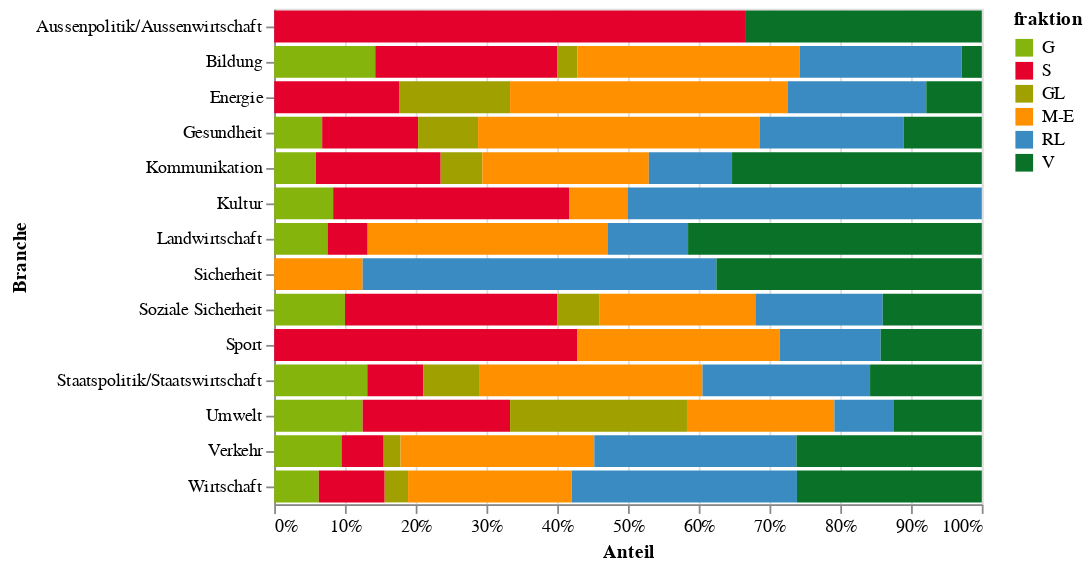

Notebook code cell kept with this figure:
### Code cell
alt.Chart(source).mark_bar().encode(
    x=alt.X('count', title='Anteil', stack='normalize', axis=alt.Axis(format='%')),
    y=alt.Y('branche', title='Branche'),
    color=alt.Color('fraktion', scale=alt.Scale(domain=['G','S','GL','M-E','RL','V'], range=['#85B50C','#E4022D','#A0A000','#FF9100','#3A8BC1','#0A7228'])),
    order=alt.Order('color_fraktion_sort_index:Q'),
)

### Figure 1 — Vega-Lite specification as saved in the notebook (floating-point values rounded to 4 significant figures)
{"config": {"view": {"continuousWidth": 400, "continuousHeight": 300}}, "data": {"name": "data-7e24e197c5910a3c47859f880947a37f"}, "mark": "bar", "encoding": {"color": {"field": "fraktion", "scale": {"domain": ["G", "S", "GL", "M-E", "RL", "V"], "range": ["#85B50C", "#E4022D", "#A0A000", "#FF9100", "#3A8BC1", "#0A7228"]}, "type": "nominal"}, "order": {"field": "color_fraktion_sort_index", "type": "quantitative"}, "x": {"axis": {"format": "%"}, "field": "count", "stack": "normalize", "title": "Anteil", "type": "quantitative"}, "y": {"field": "branche", "title": "Branche", "type": "nominal"}}, "$schema": "https://vega.github.io/schema/vega-lite/v4.17.0.json", "datasets": {"data-7e24e197c5910a3c47859f880947a37f": [{"branche": "Aussenpolitik/Aussenwirtschaft", "fraktion": "S", "count": 2}, {"branche": "Aussenpolitik/Aussenwirtschaft", "fraktion": "V", "count": 1}, {"branche": "Bildung", "fraktion": "G", "count": 5}, {"branche": "Bildung", "fraktion": "S", "count": 9}, {"branche": "Bildung", "fraktion": "GL", "count": 1}, {"branche": "Bildung", "fraktion": "M-E", "count": 11}, {"branche": "Bildung", "fraktion": "RL", "count": 8}, {"branche": "Bildung", "fraktion": "V", "count": 1}, {"branche": "Energie", "fraktion": "S", "count": 9}, {"branche": "Energie", "fraktion": "GL", "count": 8}, {"branche": "Energie", "fraktion": "M-E", "count": 20}, {"branche": "Energie", "fraktion": "RL", "count": 10}, {"branche": "Energie", "fraktion": "V", "count": 4}, {"branche": "Gesundheit", "fraktion": "G", "count": 8}, {"branche": "Gesundheit", "fraktion": "S", "count": 16}, {"branche": "Gesundheit", "fraktion": "GL", "count": 10}, {"branche": "Gesundheit", "fraktion": "M-E", "count": 47}, {"branche": "Gesundheit", "fraktion": "RL", "count": 24}, {"branche": "Gesundheit", "fraktion": "V", "count": 13}, {"branche": "Kommunikation", "fraktion": "G", "count": 1}, {"branche": "Kommunikation", "fraktion": "S", "count": 3}, {"branche": "Kommunikation", "fraktion": "GL", "count": 1}, {"branche": "Kommunikation", "fraktion": "M-E", "count": 4}, {"branche": "Kommunikation", "fraktion": "RL", "count": 2}, {"branche": "Kommunikation", "fraktion": "V", "count": 6}, {"branche": "Kultur", "fraktion": "G", "count": 1}, {"branche": "Kultur", "fraktion": "S", "count": 4}, {"branche": "Kultur", "fraktion": "M-E", "count": 1}, {"branche": "Kultur", "fraktion": "RL", "count": 6}, {"branche": "Landwirtschaft", "fraktion": "G", "count": 4}, {"branche": "Landwirtschaft", "fraktion": "S", "count": 3}, {"branche": "Landwirtschaft", "fraktion": "M-E", "count": 18}, {"branche": "Landwirtschaft", "fraktion": "RL", "count": 6}, {"branche": "Landwirtschaft", "fraktion": "V", "count": 22}, {"branche": "Sicherheit", "fraktion": "M-E", "count": 1}, {"branche": "Sicherheit", "fraktion": "RL", "count": 4}, {"branche": "Sicherheit", "fraktion": "V", "count": 3}, {"branche": "Soziale Sicherheit", "fraktion": "G", "count": 5}, {"branche": "Soziale Sicherheit", "fraktion": "S", "count": 15}, {"branche": "Soziale Sicherheit", "fraktion": "GL", "count": 3}, {"branche": "Soziale Sicherheit", "fraktion": "M-E", "count": 11}, {"branche": "Soziale Sicherheit", "fraktion": "RL", "count": 9}, {"branche": "Soziale Sicherheit", "fraktion": "V", "count": 7}, {"branche": "Sport", "fraktion": "S", "count": 6}, {"branche": "Sport", "fraktion": "M-E", "count": 4}, {"branche": "Sport", "fraktion": "RL", "count": 2}, {"branche": "Sport", "fraktion": "V", "count": 2}, {"branche": "Staatspolitik/Staatswirtschaft", "fraktion": "G", "count": 5}, {"branche": "Staatspolitik/Staatswirtschaft", "fraktion": "S", "count": 3}, {"branche": "Staatspolitik/Staatswirtschaft", "fraktion": "GL", "count": 3}, {"branche": "Staatspolitik/Staatswirtschaft", "fraktion": "M-E", "count": 12}, {"branche": "Staatspolitik/Staatswirtschaft", "fraktion": "RL", "count": 9}, {"branche": "Staatspolitik/Staatswirtschaft", "fraktion": "V", "count": 6}, {"branche": "Umwelt", "fraktion": "G", "count": 3}, {"branche": "Umwelt", "fraktion": "S", "count": 5}, {"branche": "Umwelt", "fraktion": "GL", "count": 6}, {"branche": "Umwelt", "fraktion": "M-E", "count": 5}, {"branche": "Umwelt", "fraktion": "RL", "count": 2}, {"branche": "Umwelt", "fraktion": "V", "count": 3}, {"branche": "Verkehr", "fraktion": "G", "count": 8}, {"branche": "Verkehr", "fraktion": "S", "count": 5}, {"branche": "Verkehr", "fraktion": "GL", "count": 2}, {"branche": "Verkehr", "fraktion": "M-E", "count": 23}, {"branche": "Verkehr", "fraktion": "RL", "count": 24}, {"branche": "Verkehr", "fraktion": "V", "count": 22}, {"branche": "Wirtschaft", "fraktion": "G", "count": 21}, {"branche": "Wirtschaft", "fraktion": "S", "count": 31}, {"branche": "Wirtschaft", "fraktion": "GL", "count": 11}, {"branche": "Wirtschaft", "fraktion": "M-E", "count": 77}, {"branche": "Wirtschaft", "fraktion": "RL", "count": 106}, {"branche": "Wirtschaft", "fraktion": "V", "count": 87}]}}
